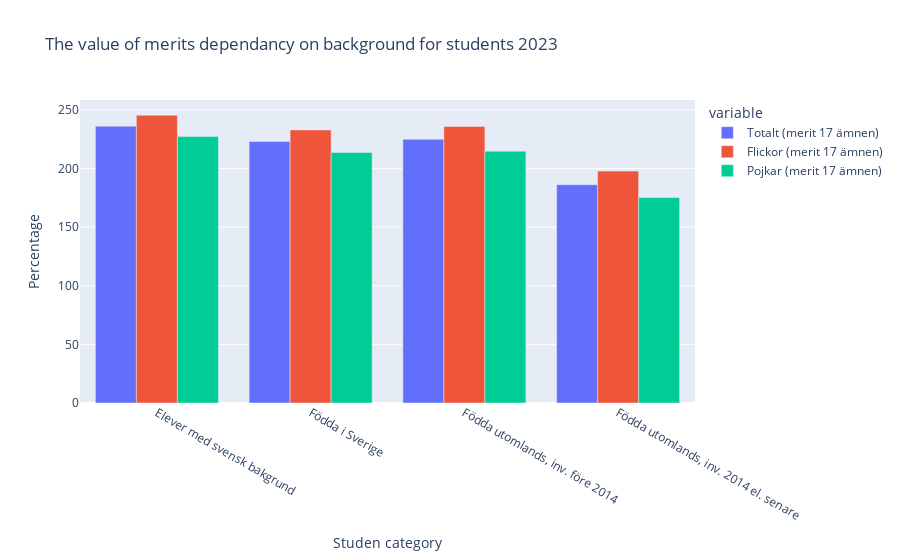

The notebook cell this image was saved under:
### Markdown cell above
#### The value of merits with respect to background

### Code cell
df_data4=pd.DataFrame()
df_data4 = df_tabell1B[df_tabell1B['Läsår\nHuvudman\nBakgrund'].isin(['Elever med svensk bakgrund','Födda i Sverige','Födda utomlands, inv. före 2014','Födda utomlands, inv. 2014 el. senare'])].copy()
df_data4.rename(columns={'Läsår\nHuvudman\nBakgrund':'Huvudman'}, inplace = True)

fig4 = px.bar(df_data4, x='Huvudman', y=['Totalt (merit 17 ämnen)', 'Flickor (merit 17 ämnen)', 'Pojkar (merit 17 ämnen)' ], 
               title="The value of merits dependancy on background for students 2023",
               barmode='group',
              labels={'Huvudman': 'Studen category', 'value':'Percentage', 'Elever med svensk bakgrund':'Svensk bakgrund','Totalt (merit 17 ämnen)':'Totalt','Flickor (underkända)':'Flickor %','Pojkar (underkända)':'Pojkar %'},
              
              hover_data={'Huvudman': True, 'value': ':.2f'})

fig4.show()

### Figure 1 — Plotly figure (JSON) as saved in the notebook; plotly's stock layout.template omitted (floating-point values rounded to 4 significant figures)
{"data": [{"alignmentgroup": "True", "hovertemplate": "variable=Totalt (merit 17 ämnen)<br>Studen category=%{x}<br>Percentage=%{y:.2f}<extra></extra>", "legendgroup": "Totalt (merit 17 ämnen)", "marker": {"color": "#636efa", "pattern": {"shape": ""}}, "name": "Totalt (merit 17 ämnen)", "offsetgroup": "Totalt (merit 17 ämnen)", "orientation": "v", "showlegend": true, "textposition": "auto", "type": "bar", "x": ["Elever med svensk bakgrund", "Födda i Sverige", "Födda utomlands, inv. före 2014", "Födda utomlands, inv. 2014 el. senare"], "xaxis": "x", "y": [236, 223, 224.8, 186.1], "yaxis": "y"}, {"alignmentgroup": "True", "hovertemplate": "variable=Flickor (merit 17 ämnen)<br>Studen category=%{x}<br>Percentage=%{y:.2f}<extra></extra>", "legendgroup": "Flickor (merit 17 ämnen)", "marker": {"color": "#EF553B", "pattern": {"shape": ""}}, "name": "Flickor (merit 17 ämnen)", "offsetgroup": "Flickor (merit 17 ämnen)", "orientation": "v", "showlegend": true, "textposition": "auto", "type": "bar", "x": ["Elever med svensk bakgrund", "Födda i Sverige", "Födda utomlands, inv. före 2014", "Födda utomlands, inv. 2014 el. senare"], "xaxis": "x", "y": [245.4, 232.8, 235.8, 197.7], "yaxis": "y"}, {"alignmentgroup": "True", "hovertemplate": "variable=Pojkar (merit 17 ämnen)<br>Studen category=%{x}<br>Percentage=%{y:.2f}<extra></extra>", "legendgroup": "Pojkar (merit 17 ämnen)", "marker": {"color": "#00cc96", "pattern": {"shape": ""}}, "name": "Pojkar (merit 17 ämnen)", "offsetgroup": "Pojkar (merit 17 ämnen)", "orientation": "v", "showlegend": true, "textposition": "auto", "type": "bar", "x": ["Elever med svensk bakgrund", "Födda i Sverige", "Födda utomlands, inv. före 2014", "Födda utomlands, inv. 2014 el. senare"], "xaxis": "x", "y": [227.1, 213.5, 214.7, 175.1], "yaxis": "y"}], "layout": {"barmode": "group", "legend": {"title": {"text": "variable"}, "tracegroupgap": 0}, "title": {"text": "The value of merits dependancy on background for students 2023"}, "xaxis": {"anchor": "y", "domain": [0, 1], "title": {"text": "Studen category"}}, "yaxis": {"anchor": "x", "domain": [0, 1], "title": {"text": "Percentage"}}}}
